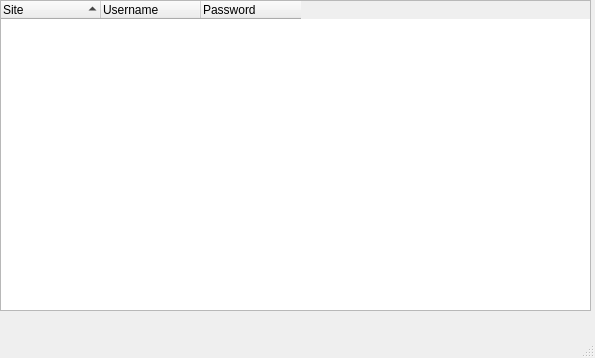
<?xml version="1.0" encoding="UTF-8"?>
<ui version="4.0">
 <class>MainWindow</class>
 <widget class="QMainWindow" name="MainWindow">
  <property name="geometry">
   <rect>
    <x>0</x>
    <y>0</y>
    <width>595</width>
    <height>358</height>
   </rect>
  </property>
  <property name="windowTitle">
   <string>Chrome Pass</string>
  </property>
  <widget class="QWidget" name="centralwidget">
   <widget class="QTreeWidget" name="treeWidget">
    <property name="geometry">
     <rect>
      <x>0</x>
      <y>0</y>
      <width>591</width>
      <height>311</height>
     </rect>
    </property>
    <property name="autoScroll">
     <bool>true</bool>
    </property>
    <property name="showDropIndicator" stdset="0">
     <bool>true</bool>
    </property>
    <property name="itemsExpandable">
     <bool>true</bool>
    </property>
    <property name="sortingEnabled">
     <bool>true</bool>
    </property>
    <attribute name="headerDefaultSectionSize">
     <number>100</number>
    </attribute>
    <attribute name="headerMinimumSectionSize">
     <number>100</number>
    </attribute>
    <attribute name="headerShowSortIndicator" stdset="0">
     <bool>true</bool>
    </attribute>
    <attribute name="headerStretchLastSection">
     <bool>false</bool>
    </attribute>
    <column>
     <property name="text">
      <string>Site</string>
     </property>
    </column>
    <column>
     <property name="text">
      <string>Username</string>
     </property>
    </column>
    <column>
     <property name="text">
      <string>Password</string>
     </property>
    </column>
   </widget>
  </widget>
  <widget class="QMenuBar" name="menubar">
   <property name="geometry">
    <rect>
     <x>0</x>
     <y>0</y>
     <width>595</width>
     <height>21</height>
    </rect>
   </property>
  </widget>
  <widget class="QStatusBar" name="statusbar"/>
 </widget>
 <resources/>
 <connections/>
</ui>
